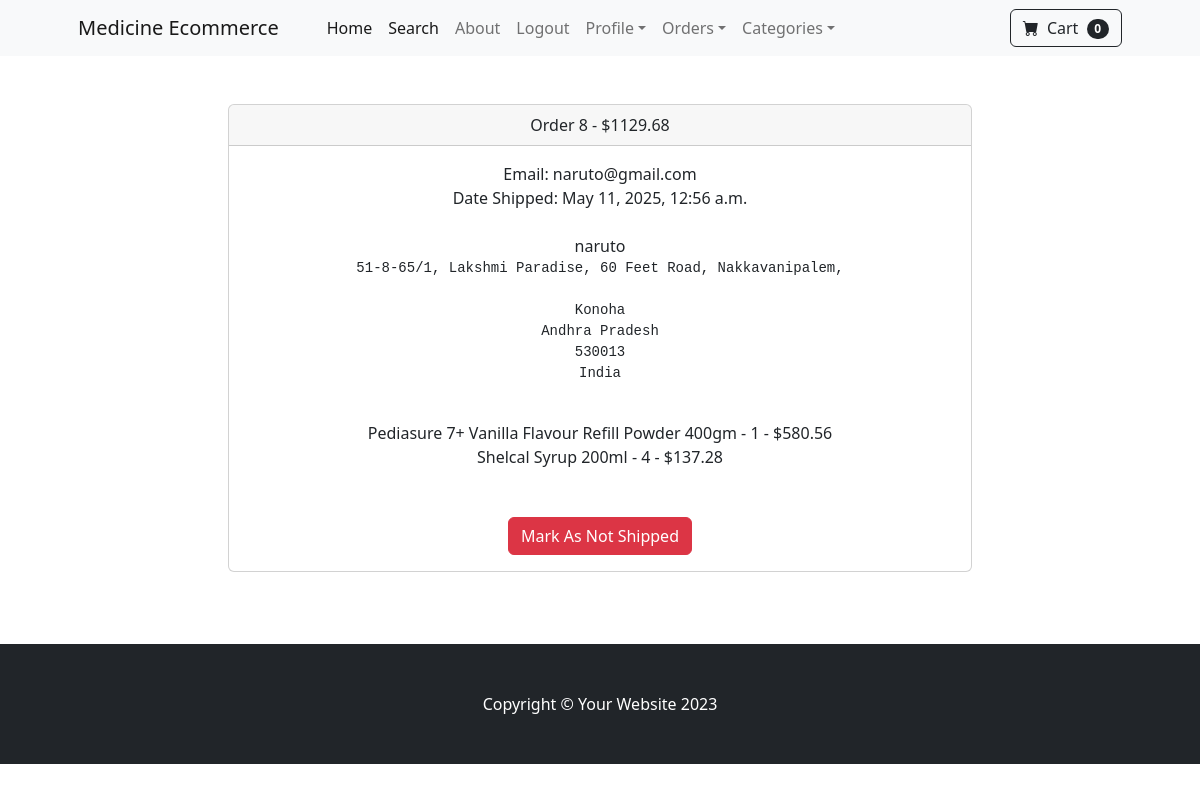
The app's page /payment/orders/8 (signed in) with its own data.
### payment/models.py (models this page shows, shortened)
class Order(models.Model):
	user = models.ForeignKey(User, on_delete=models.CASCADE, null=True, blank=True)
	full_name = models.CharField(max_length=250)
	email = models.EmailField(max_length=250)
	shipping_address = models.TextField(max_length=15000)
	amount_paid = models.DecimalField(max_digits=7, decimal_places=2)
	date_ordered = models.DateTimeField(auto_now_add=True)
	shipped = models.BooleanField(default=False)
	date_shipped = models.DateTimeField(blank=True, null=True)

class OrderItem(models.Model):
	order = models.ForeignKey(Order, on_delete=models.CASCADE, null=True)
	product = models.ForeignKey(Product, on_delete=models.CASCADE, null=True)
	user = models.ForeignKey(User, on_delete=models.CASCADE, null=True, blank=True)
	quantity = models.PositiveBigIntegerField(default=1)
	price = models.DecimalField(max_digits=7, decimal_places=2)

### store/models.py (models this page shows)
class Product(models.Model):
    name = models.CharField(max_length=100)
    price = models.DecimalField(max_digits=10, decimal_places=2,default=0.00)
    category = models.ForeignKey(Category, on_delete=models.CASCADE, default=1)
    description = models.TextField(max_length=250,default="",blank=True,null=True)
    image = models.ImageField(upload_to='uploads/products/', blank=True, null=True)
    is_sale = models.BooleanField(default=False)
    sale_price = models.DecimalField(max_digits=10, decimal_places=2, default=0.00)
    def __str__(self):
        return self.name

### payment/views.py (the view, shortened to what this page needs)
# urls.py: path('orders/<int:pk>', views.orders, name='orders'),
def orders(request, pk):
	if request.user.is_authenticated and request.user.is_superuser:
		order = Order.objects.get(id=pk)
		items = OrderItem.objects.filter(order=pk)
		return render(request, 'orders.html', {"order":order, "items":items})
	else:
		messages.success(request, "Access Denied")
		return redirect('home')

### cart/cart.py (called while the page is built)
    def __len__(self):
        return len(self.cart)

### cart/context_processors.py (called while the page is built)
def cart(request):
    return {'cart': Cart(request)}

### payment/templates/orders.html (shortened to what this page needs)
{% extends 'base.html' %}
{% block content %}
        <div class="container">
        	<div class="row">
        		<center>
        			<div class="col-8">
        				<br/><br/>
<div class="card">
  <div class="card-header">
    Order {{ order.id}} - ${{order.amount_paid}}
  </div>
  <div class="card-body">
    Email: {{ order.email}}<br/>
    {% if order.date_shipped %}
      Date Shipped: {{ order.date_shipped}}
    {% else %}
     Date Ordered: {{ order.date_ordered}}
    {% endif %}
    <br/><br/>
    {{ order.full_name }}<br/>
    <pre>{{ order.shipping_address }}
    </pre>
    {% for item in items %}
      {{ item.product }} - {{ item.quantity }} - ${{ item.price }}<br/>
    {% endfor %}
    <br/><br/>
    {% if not order.shipped %}
    <form method="POST">
      {% csrf_token %}
      <input type="hidden" name="shipping_status" value="true">
      <button type="Submit" class="btn btn-success">Mark As Shipped</button>
    </from>
    {% else %}
    <form method="POST">
      <button type="Submit" class="btn btn-danger">Mark As Not Shipped</button>
    {% endif %}
  </div>
</div>
<br/>
<br/><br/>
        			</div>
        		</center>
        	</div>
        </div>
{% endblock %}

### records on screen
Order: id "8", amount_paid "1129.68", email "naruto@gmail.com", date_shipped "May 11, 2025, 12:56 a.m.", full_name "naruto", shipping_address "51-8-65/1, Lakshmi Paradise, 60 Feet Road, Nakkavanipalem, Konoha Andhra Pradesh 530013 India"
OrderItem: product "Pediasure 7+ Vanilla Flavour Refill Powder 400gm", quantity "1", price "580.56"
OrderItem: product "Shelcal Syrup 200ml", quantity "4", price "137.28"

### other values on screen
{{ cart|length }} "0"
